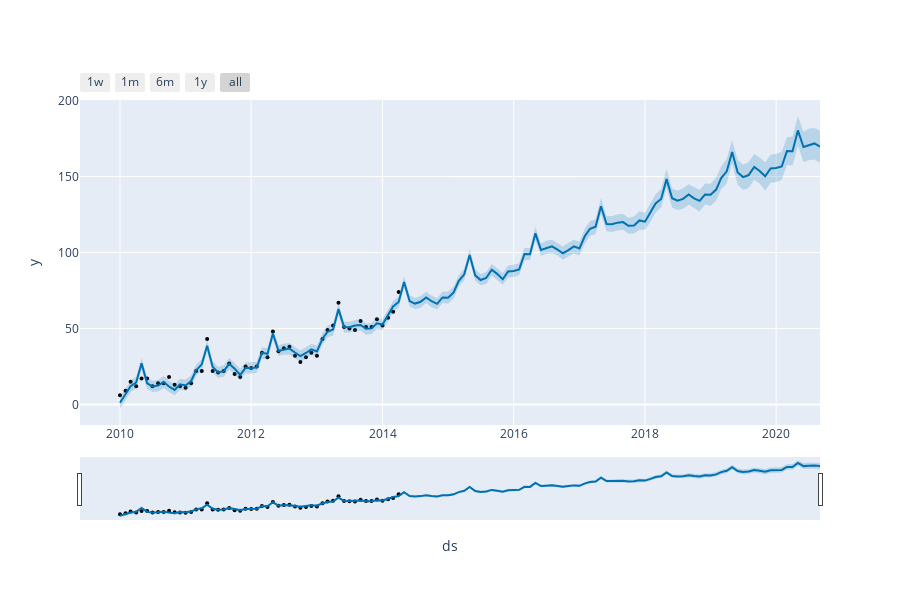

The code cell stored with this chart in its notebook:
### Code cell
plot_plotly(m ,forecast)

### Figure 1 — Plotly figure (JSON) as saved in the notebook; plotly's stock layout.template omitted (floating-point values rounded to 4 significant figures; data arrays with more than 128 entries replaced by an {"elided": "..."} marker saying what was removed)
{"data": [{"marker": {"color": "black", "size": 4}, "mode": "markers", "name": "Actual", "type": "scatter", "x": ["2010-01-01T00:00:00", "2010-02-01T00:00:00", "2010-03-01T00:00:00", "2010-04-01T00:00:00", "2010-05-01T00:00:00", "2010-06-01T00:00:00", "2010-07-01T00:00:00", "2010-08-01T00:00:00", "2010-09-01T00:00:00", "2010-10-01T00:00:00", "2010-11-01T00:00:00", "2010-12-01T00:00:00", "2011-01-01T00:00:00", "2011-02-01T00:00:00", "2011-03-01T00:00:00", "2011-04-01T00:00:00", "2011-05-01T00:00:00", "2011-06-01T00:00:00", "2011-07-01T00:00:00", "2011-08-01T00:00:00", "2011-09-01T00:00:00", "2011-10-01T00:00:00", "2011-11-01T00:00:00", "2011-12-01T00:00:00", "2012-01-01T00:00:00", "2012-02-01T00:00:00", "2012-03-01T00:00:00", "2012-04-01T00:00:00", "2012-05-01T00:00:00", "2012-06-01T00:00:00", "2012-07-01T00:00:00", "2012-08-01T00:00:00", "2012-09-01T00:00:00", "2012-10-01T00:00:00", "2012-11-01T00:00:00", "2012-12-01T00:00:00", "2013-01-01T00:00:00", "2013-02-01T00:00:00", "2013-03-01T00:00:00", "2013-04-01T00:00:00", "2013-05-01T00:00:00", "2013-06-01T00:00:00", "2013-07-01T00:00:00", "2013-08-01T00:00:00", "2013-09-01T00:00:00", "2013-10-01T00:00:00", "2013-11-01T00:00:00", "2013-12-01T00:00:00", "2014-01-01T00:00:00", "2014-02-01T00:00:00", "2014-03-01T00:00:00", "2014-04-01T00:00:00"], "y": [6, 9, 15, 12, 17, 17, 12, 14, 14, 18, 13, 12, 11, 14, 22, 22, 43, 22, 21, 22, 27, 20, 18, 25, 24, 25, 34, 31, 48, 35, 37, 38, 32, 28, 31, 34, 32, 43, 49, 52, 67, 51, 50, 49, 55, 51, 51, 56, 52, 57, 61, 74]}, {"hoverinfo": "skip", "line": {"width": 0}, "mode": "lines", "type": "scatter", "x": {"elided": "129 str values"}, "y": {"elided": "129 float values"}}, {"fill": "tonexty", "fillcolor": "rgba(0, 114, 178, 0.2)", "line": {"color": "#0072B2", "width": 2}, "mode": "lines", "name": "Predicted", "type": "scatter", "x": {"elided": "129 str values"}, "y": {"elided": "129 float values"}}, {"fill": "tonexty", "fillcolor": "rgba(0, 114, 178, 0.2)", "hoverinfo": "skip", "line": {"width": 0}, "mode": "lines", "type": "scatter", "x": {"elided": "129 str values"}, "y": {"elided": "129 float values"}}], "layout": {"height": 600, "showlegend": false, "width": 900, "xaxis": {"rangeselector": {"buttons": [{"count": 7, "label": "1w", "step": "day", "stepmode": "backward"}, {"count": 1, "label": "1m", "step": "month", "stepmode": "backward"}, {"count": 6, "label": "6m", "step": "month", "stepmode": "backward"}, {"count": 1, "label": "1y", "step": "year", "stepmode": "backward"}, {"step": "all"}]}, "rangeslider": {"visible": true}, "title": {"text": "ds"}, "type": "date"}, "yaxis": {"title": {"text": "y"}}}}
